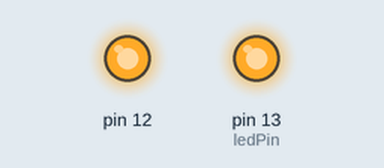
This sketch was run on a simulated Arduino Uno, built with avr-gcc and run on an emulated ATmega328P. Shown: output pins drawn as LEDs (lit = HIGH). The modem accepts every AT command (registered, SIM ready, sends succeed) and sends nothing else. At 0.7 s the program stops and its outputs stay as they are.

Above: at 0.1 s.
At 0.7 s:
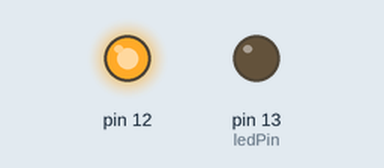
Timing chart, 0 to 2.2 s (numbered marks = the images above):
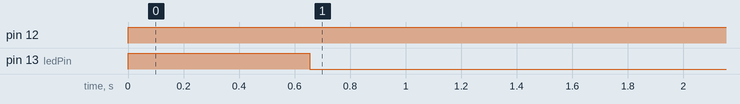

Measured:
- by itself, pin 12: LOW → HIGH at 0.00 s
- by itself, pin 13 (ledPin): LOW → HIGH at 0.00 s, → LOW 0.65 s later

The sketch:

BasicSend-testauto-1.0.ino
```cpp
#include <IridiumSBD.h>
#include <SoftwareSerial.h>

SoftwareSerial nss(7, 8);
IridiumSBD isbd(nss, 12);
static const int ledPin = 13;

void setup()
{
  int signalQuality = -1;

  pinMode(ledPin, OUTPUT);

  Serial.begin(19200);
  nss.begin(19200);


  digitalWrite(ledPin, (millis() / 100) % 2 == 1 ? HIGH : LOW);
  digitalWrite(ledPin, (millis() / 100) % 2 == 1 ? HIGH : LOW);
  digitalWrite(ledPin, (millis() / 100) % 2 == 1 ? HIGH : LOW);
  digitalWrite(ledPin, (millis() / 100) % 2 == 1 ? HIGH : LOW);
  digitalWrite(ledPin, (millis() / 100) % 2 == 1 ? HIGH : LOW);

}

bool sendmessage()

{

  int signalQuality = -1;

  //  isbd.attachConsole(Serial);
  isbd.setPowerProfile(1);
  isbd.begin();
  int err = isbd.getSignalQuality(signalQuality);

  err = isbd.sendSBDText("But sir it is wafer thin.");
  if (err != 0)
  {

    for (int i=0; i <= 10; i++){
      digitalWrite(ledPin, (millis() / 500) % 2 == 1 ? HIGH : LOW);
      delay(10);
   }


    return;
  }

}

void loop()
{
   bool result;
   digitalWrite(ledPin, HIGH);
   sendmessage();
   if (sendmessage != 0)
  {
    digitalWrite(ledPin, (millis() / 100) % 2 == 1 ? HIGH : LOW);
    while(true);
  }

}

//bool ISBDCallback()
//{
//   digitalWrite(ledPin, (millis() / 1000) % 2 == 1 ? HIGH : LOW);
//   return true;
//}
```
